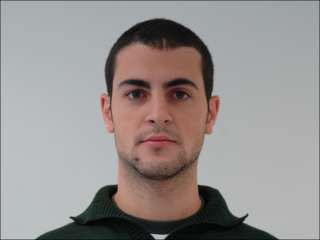
%> input picture Gerom_Pagaduan_HW3/face_good.bmp, 320 x 240 px
$ octave Homework3.m   (GNU Octave 9; MATLAB toolbox functions it lacks are replaced by stand-ins)
%> lines starting %> are read from the running program, lines starting %| are printed output that depends on the picture; in (x1, y1, x2, y2) boxes, pixels count from 0 and x2, y2 are one past the last pixel; in counts of white or black regions, pixels touching at a corner belong together; the program's own positions count from 1
clc
clear all
close all

%%

path='./images/'; % this is your working path
impath=[path,'face_good.bmp']; % path of the image
im=imread(impath);
%> im is the input picture: size 240x320x3 uint8; mean R, G, B 151.6, 145.9, 144
faceGood = double(im);

%%

ims1 = (im(:,:,1)>95) & (im(:,:,2)>40) & (im(:,:,3)>20);
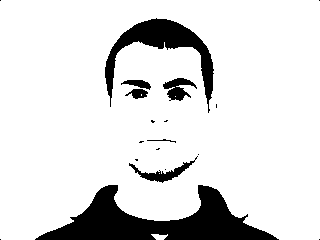
%> ims1: size 240x320 logical; 86.9% white; 19 black regions (12 under 20 px), largest, box (x1, y1, x2, y2) and area: (35, 185, 279, 240) 6128, (105, 18, 214, 113) 2696, (129, 156, 198, 183) 439
ims2 = (im(:,:,1)-im(:,:,2)>15) | (im(:,:,1)-im(:,:,3)>15);
%> ims2: size 240x320 logical; 20.2% white; 3 white regions (2 under 20 px), largest, box (x1, y1, x2, y2) and area: (100, 38, 220, 221) 15503
ims3 = (im(:,:,1)-im(:,:,2)>15) & (im(:,:,1)>im(:,:,3));
%> ims3: size 240x320 logical; 19.9% white; 2 white regions (1 under 20 px), largest, box (x1, y1, x2, y2) and area: (100, 38, 220, 221) 15307
ims = ims1 & ims2 & ims3;
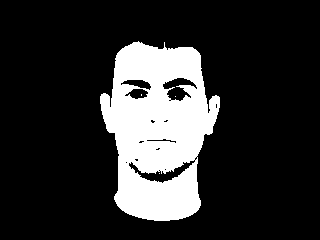
%> ims: size 240x320 logical; 18.5% white; 4 white regions (3 under 20 px), largest, box (x1, y1, x2, y2) and area: (100, 41, 220, 221) 14238

figure,imshow(ims,[]); title('face _ good.bmp Output'); %shows the skin of the face_good.bmp

%%
path='./images/'; % this is your working path
impath2=[path,'face_dark.bmp']; % path of the image
im2=imread(impath2);
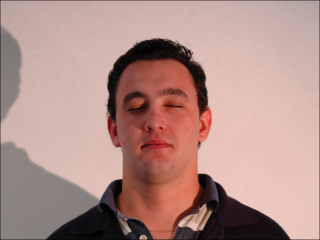
%> input picture Gerom_Pagaduan_HW3/face_dark.bmp, 320 x 240 px
%> im2 is the input picture: size 240x320x3 uint8; mean R, G, B 177.3, 143.2, 136.4
faceDark = double(im2);

%% Incorrect Skin Detection Because of Uniform Colors

ims12 = (im2(:,:,1)>95) & (im2(:,:,2)>40) & (im2(:,:,3)>20);
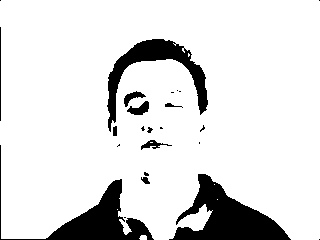
%> ims12: size 240x320 logical; 87.7% white; 24 black regions (13 under 20 px), largest, box (x1, y1, x2, y2) and area: (169, 174, 291, 240) 3618, (0, 145, 154, 240) 2788, (107, 39, 208, 132) 2345
ims22 = (im2(:,:,1)-im2(:,:,2)>15) | (im2(:,:,1)-im2(:,:,3)>15);
%> ims22: size 240x320 logical; 82% white; 33 black regions (25 under 20 px), largest, box (x1, y1, x2, y2) and area: (0, 142, 153, 240) 8250, (174, 182, 291, 240) 2238, (108, 39, 205, 120) 1502
ims32 = (im2(:,:,1)-im2(:,:,2)>15) & (im2(:,:,1)>im2(:,:,3));
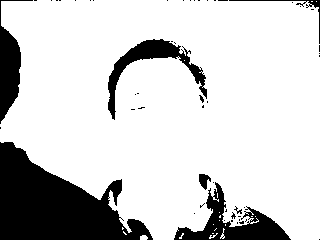
%> ims32: size 240x320 logical; 81.3% white; 52 black regions (44 under 20 px), largest, box (x1, y1, x2, y2) and area: (0, 142, 153, 240) 8366, (174, 182, 291, 240) 2260, (108, 39, 207, 120) 1712
ims2nd = ims12 & ims22 & ims32;
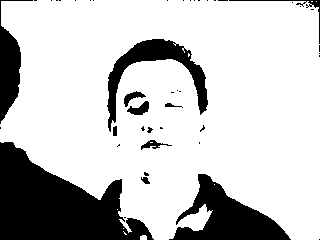
%> ims2nd: size 240x320 logical; 77.9% white; 45 black regions (33 under 20 px), largest, box (x1, y1, x2, y2) and area: (0, 142, 154, 240) 8555, (169, 174, 291, 240) 3620, (107, 39, 208, 132) 2349
%figure,imshow(ims2nd,[]); %defective detection

%% Original Image's Histogram Analysis

DarkHist = imhist(im2);
%> DarkHist = 256 values, max 4932 at index 183, min 0 at index 1, mean 900
figure,plot(DarkHist); %shows histogram of the original image
%> after `plot(DarkHist)`:
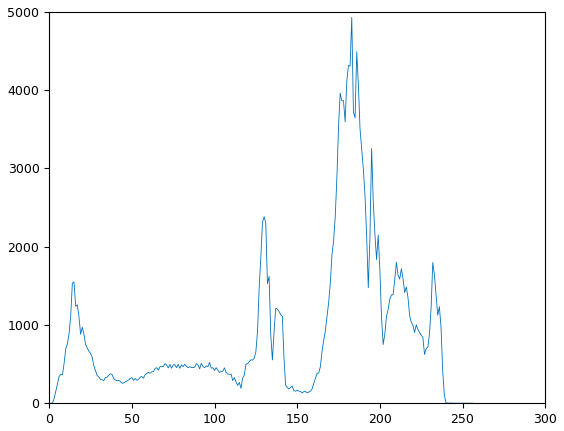
%> figure redrawn from the program's plot data; curve peaks at x = 183, y = 4932

%> (the run ends here)
